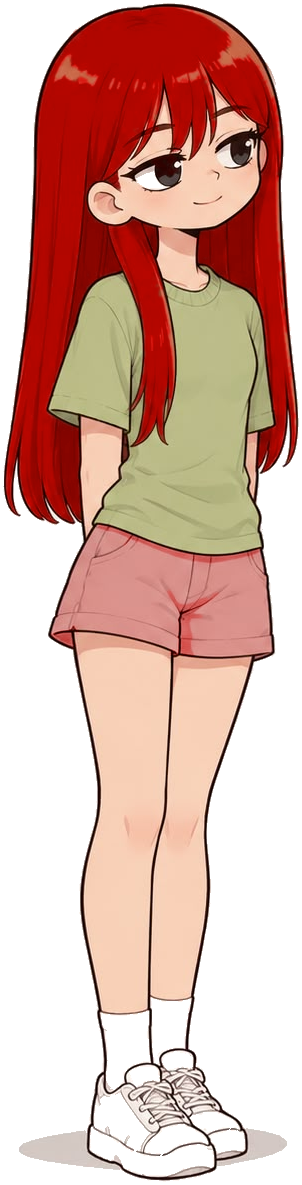
#> input picture characters/girl/images/cut/master_0.png, 302 x 1185 px
$ python make_girl_sit_front.py
#> lines starting #> are read from the running program, lines starting #| are printed output that depends on the picture; after the words box and inside, x2 and y2 are one past the last pixel; in counts of white or black regions, pixels touching at a corner belong together
"""Build a front-facing SITTING girl from the master sheet's standing figure (no new image):
the upper body (head to the shorts' hem) over the lower legs moved up, so the knees sit just
under the hem as they do when someone sits facing you. Also removes the sheet's floor shadow.

Usage: python tools/make_girl_sit_front.py  -> characters/girl/images/cut/sit_front.png
"""
import os

import numpy as np
from PIL import Image, ImageDraw

ROOT = os.path.dirname(os.path.dirname(os.path.abspath(__file__)))
CUT = os.path.join(ROOT, 'characters', 'girl', 'images', 'cut')

HEM = 668          # bottom of the shorts (rows of master_0)
KNEE_TOP = 800     # a little above the knees
OVERLAP = -20      # the shins start just under the knee ends
KNEE_TOP_ROW = 60  # a row of the lower-leg crop where both legs are separate
SKIN = (247, 208, 184, 255)
SHADE = (232, 178, 152, 255)
LINE = (59, 38, 35, 255)


def main():
    im = Image.open(os.path.join(CUT, 'master_0.png')).convert('RGBA')
#> im is the input picture: PIL image 302x1185 RGBA; mean R, G, B, A 206.8, 164.2, 150.8, 151.5
    a = np.asarray(im).copy()
    # drop the grey floor shadow under the shoes
    rgb = a[..., :3].astype(int)
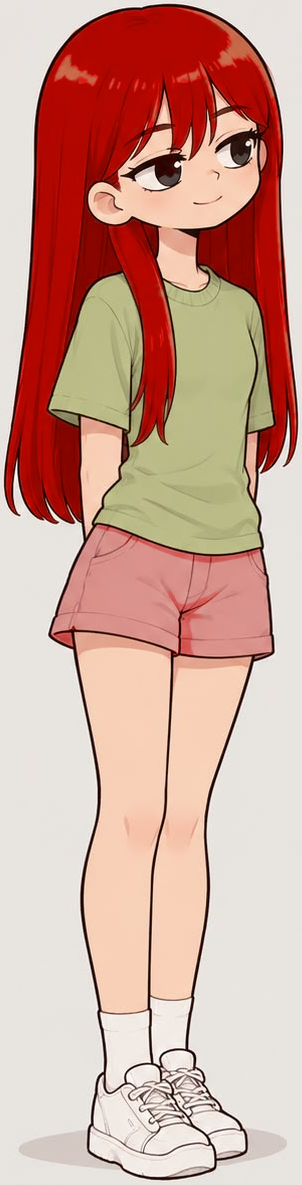
#> rgb: shape (1185, 302, 3) int64; mean R, G, B 206.8, 164.2, 150.8
    grey = (np.abs(rgb[..., 0] - rgb[..., 2]) < 14) & (rgb.min(-1) > 150) & (rgb.max(-1) < 222)
#> grey: shape (1185, 302) bool; 0.2% white in thin lines or dots
    grey[:1120] = False
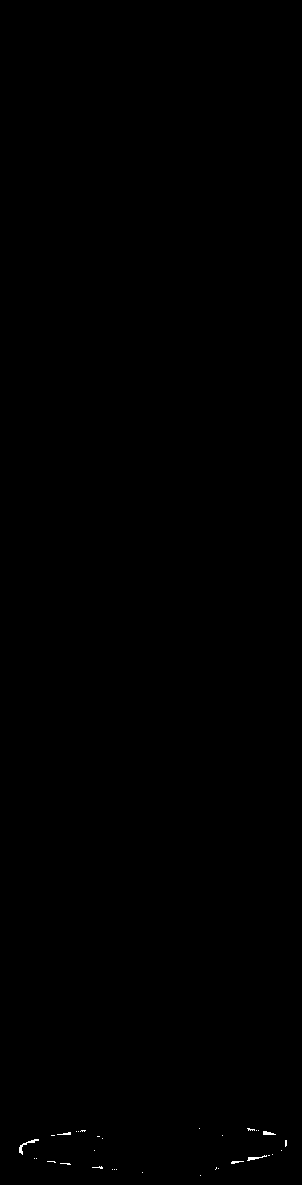
#> grey: shape (1185, 302) bool; 0.08% white in thin lines or dots, all inside (x1, y1, x2, y2) = (19, 1128, 287, 1176)
    a[grey, 3] = 0
#> a: shape (1185, 302, 4); 0.07% of pixels changed, all inside (x1, y1, x2, y2) = (19, 1128, 287, 1176)
    im = Image.fromarray(a, 'RGBA')
    upper = im.crop((0, 0, im.width, HEM))
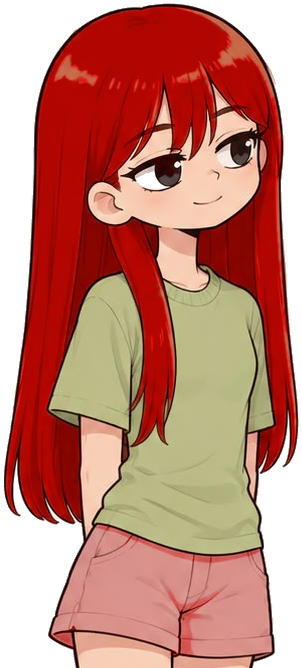
#> upper: PIL image 302x668 RGBA; mean R, G, B, A 189.6, 125, 108.9, 199.3; transparent parts drawn white
    lower = im.crop((0, KNEE_TOP, im.width, im.height))
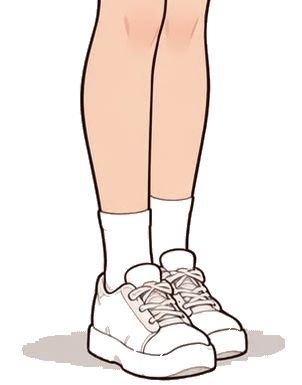
#> lower: PIL image 302x385 RGBA; mean R, G, B, A 227.6, 215.5, 206.7, 78.4; transparent parts drawn white
    out = Image.new('RGBA', (im.width + 40, HEM - OVERLAP + lower.height), (0, 0, 0, 0))
#> out: PIL image 342x1073 RGBA; every value is 0
    # knees slightly apart, as when sitting
    lw = lower.resize((int(lower.width * 1.06), lower.height), Image.LANCZOS)
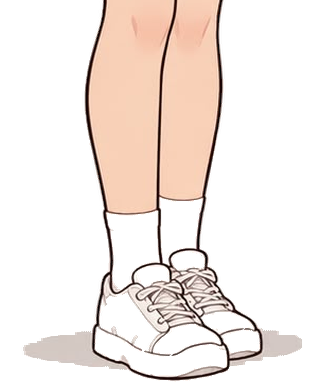
#> lw: PIL image 320x385 RGBA; mean R, G, B, A 70, 60.4, 55.1, 78.3; transparent parts drawn white
    lx = 20 - (lw.width - lower.width) // 2
#> lx = 11
    out.alpha_composite(lw, (lx, HEM - OVERLAP))
    # the thighs come straight at the camera: two rounded knee/thigh ends under the hem
    la = np.asarray(lw)[..., 3] > 128
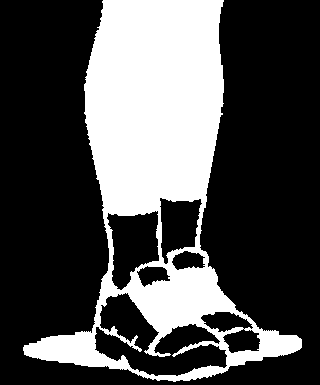
#> la: shape (385, 320) bool; 30.7% white; 1 white region, box (x1, y1, x2, y2) and area: (23, 0, 302, 382) 37822
    row = la[KNEE_TOP_ROW]
    runs = np.flatnonzero(np.diff(np.concatenate([[0], row.astype(int), [0]])))
#> runs = [89, 221]
    legs = [(runs[i], runs[i + 1]) for i in range(0, len(runs), 2)]
#> legs = [(89, 221)]
    d = ImageDraw.Draw(out)
    for (x0, x1) in legs[:2]:
        cx = lx + (x0 + x1) / 2
        w = (x1 - x0) * 0.62 + 6
        y0, y1 = HEM - 30, HEM + 62
        d.ellipse((cx - w, y0, cx + w, y1), fill=SKIN, outline=LINE, width=3)
        d.arc((cx - w * 0.55, y1 - 34, cx + w * 0.55, y1 - 6), 20, 160, fill=SHADE, width=4)
#> this loop made 1 pass
#> (x0, x1, cx, w, y0, y1) on pass 1: (89, 221, 166, 87.84, 638, 730)
    out.alpha_composite(upper, (20, 0))
    out = out.crop(out.getbbox())
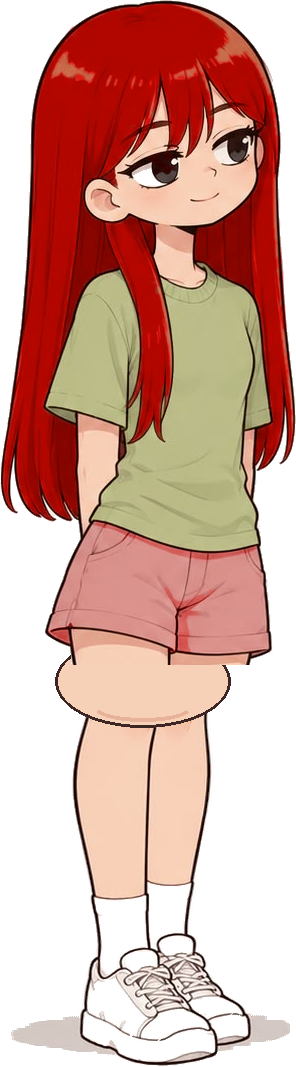
#> out: PIL image 296x1067 RGBA; mean R, G, B, A 119.4, 74.4, 62.4, 161.6; transparent parts drawn white
    p = os.path.join(CUT, 'sit_front.png')
    out.save(p)
    print(p, out.size)
#| characters/girl/images/cut/sit_front.png (296, 1067)


if __name__ == '__main__':
    main()
